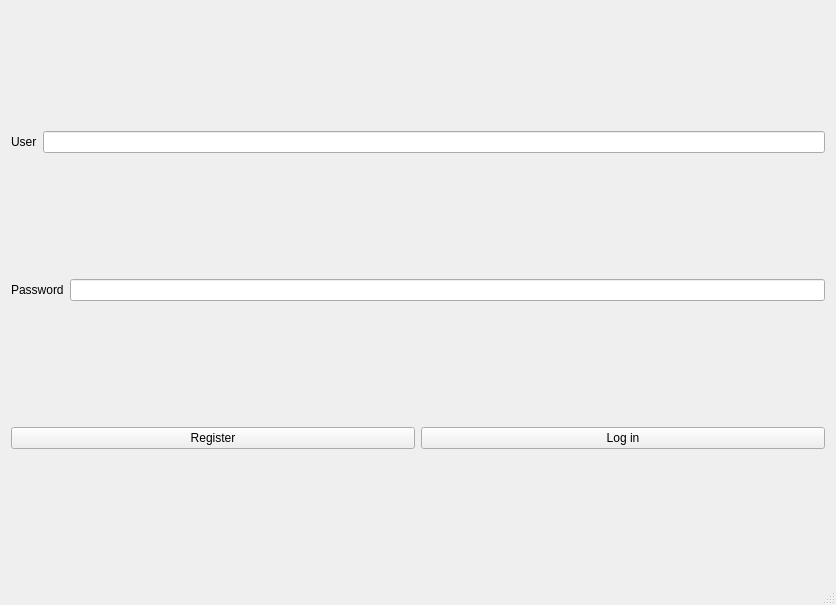
<?xml version="1.0" encoding="UTF-8"?>
<ui version="4.0">
 <class>MainWindow</class>
 <widget class="QMainWindow" name="MainWindow">
  <property name="geometry">
   <rect>
    <x>0</x>
    <y>0</y>
    <width>836</width>
    <height>605</height>
   </rect>
  </property>
  <property name="windowTitle">
   <string>MainWindow</string>
  </property>
  <widget class="QWidget" name="centralWidget">
   <layout class="QVBoxLayout" name="verticalLayout">
    <item>
     <layout class="QHBoxLayout" name="UserLayout">
      <item alignment="Qt::AlignHCenter">
       <widget class="QLabel" name="UserLabel">
        <property name="text">
         <string>User</string>
        </property>
       </widget>
      </item>
      <item>
       <widget class="QLineEdit" name="UserNameInput">
        <property name="minimumSize">
         <size>
          <width>171</width>
          <height>21</height>
         </size>
        </property>
        <property name="text">
         <string/>
        </property>
       </widget>
      </item>
     </layout>
    </item>
    <item>
     <layout class="QHBoxLayout" name="PasswordlLayout">
      <item alignment="Qt::AlignHCenter">
       <widget class="QLabel" name="PasswordLabel">
        <property name="text">
         <string>Password</string>
        </property>
       </widget>
      </item>
      <item>
       <widget class="QLineEdit" name="PasswordInput">
        <property name="echoMode">
         <enum>QLineEdit::Password</enum>
        </property>
       </widget>
      </item>
     </layout>
    </item>
    <item>
     <layout class="QHBoxLayout" name="ButtonLayout">
      <item>
       <widget class="QPushButton" name="RegisterButton">
        <property name="text">
         <string>Register</string>
        </property>
       </widget>
      </item>
      <item>
       <widget class="QPushButton" name="LogInButton">
        <property name="text">
         <string>Log in</string>
        </property>
       </widget>
      </item>
     </layout>
    </item>
   </layout>
  </widget>
  <widget class="QStatusBar" name="statusBar"/>
 </widget>
 <layoutdefault spacing="6" margin="11"/>
 <resources/>
 <connections/>
</ui>
